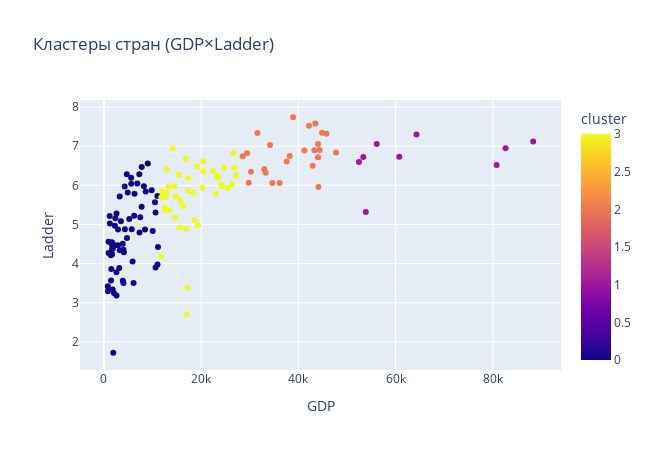

Write notebook code for a chart like this one.
### Markdown cell above
#### Карта плотности
Две чёткие «тучи»:  
1. большинство стран < 20 000 $ и Ladder 4–6;  
2. маленькая, но отчётливая группа с GDP > 60 000 $ и Ladder 6–7.  

Это ровно тот сегмент, который выделяется кластеризацией.

### Code cell
from sklearn.model_selection import cross_val_score, StratifiedKFold
from sklearn.linear_model    import LinearRegression, LogisticRegression
from sklearn.preprocessing   import StandardScaler
from sklearn.pipeline        import Pipeline
from sklearn.cluster         import KMeans
import plotly.express as px


# 3.1 Линейная регрессия GDP -> Ladder
X = df[["GDP"]]
y = df["Ladder"]

linreg = Pipeline([
    ("scaler", StandardScaler()),
    ("model" , LinearRegression())
])
mae = -cross_val_score(linreg, X, y, cv=5, scoring="neg_mean_absolute_error").mean()
r2  =  cross_val_score(linreg, X, y, cv=5, scoring="r2").mean()
print(f"LinearReg  |  CV‑MAE = {mae:.3f}  |  CV‑R² = {r2:.3f}")

# 3.2 K‑Means
km = KMeans(n_clusters=4, random_state=42)
df["cluster"] = km.fit_predict(df[["GDP","Ladder"]])

fig = px.scatter(df, x="GDP", y="Ladder", color="cluster",
                 hover_data=["Country"], title="Кластеры стран (GDP×Ladder)")
fig.update_layout(width=650, height=450)
fig.show()

# 3.3 Классификация «счастлива/нет»
df["is_happy"] = (df["Ladder"] >= 6).astype(int)

clf = Pipeline([
    ("scaler", StandardScaler()),
    ("logreg", LogisticRegression(max_iter=1000))
])
cv = StratifiedKFold(n_splits=5, shuffle=True, random_state=42)
auc = cross_val_score(clf, df[["GDP"]], df["is_happy"],
                      cv=cv, scoring="roc_auc").mean()
print(f"LogReg (GDP - is_happy)  |  CV‑ROC‑AUC = {auc:.3f}")

### Figure 1 — Plotly figure (JSON) as saved in the notebook; plotly's stock layout.template omitted (floating-point values rounded to 4 significant figures; data arrays with more than 128 entries replaced by an {"elided": "..."} marker saying what was removed)
{"data": [{"customdata": {"elided": "143x1 str values"}, "hovertemplate": "GDP=%{x}<br>Ladder=%{y}<br>Country=%{customdata[0]}<br>cluster=%{marker.color}<extra></extra>", "legendgroup": "", "marker": {"color": {"elided": "143 int values"}, "coloraxis": "coloraxis", "symbol": "circle"}, "mode": "markers", "name": "", "orientation": "v", "showlegend": false, "type": "scatter", "x": {"elided": "143 float values"}, "xaxis": "x", "y": {"elided": "143 float values"}, "yaxis": "y"}], "layout": {"coloraxis": {"colorbar": {"title": {"text": "cluster"}}, "colorscale": [[0, "#0d0887"], [0.1111, "#46039f"], [0.2222, "#7201a8"], [0.3333, "#9c179e"], [0.4444, "#bd3786"], [0.5556, "#d8576b"], [0.6667, "#ed7953"], [0.7778, "#fb9f3a"], [0.8889, "#fdca26"], [1, "#f0f921"]]}, "height": 450, "legend": {"tracegroupgap": 0}, "title": {"text": "Кластеры стран (GDP×Ladder)"}, "width": 650, "xaxis": {"anchor": "y", "domain": [0, 1], "title": {"text": "GDP"}}, "yaxis": {"anchor": "x", "domain": [0, 1], "title": {"text": "Ladder"}}}}
